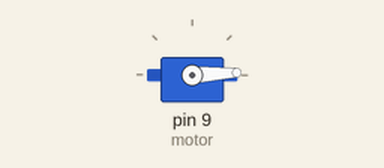
The sketch below on a simulated Arduino Uno, built with avr-gcc and run on an emulated ATmega328P. Shown: servo.

Above: at 0.05 s.
At 0.45 s:
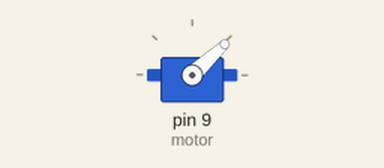
At 0.9 s:
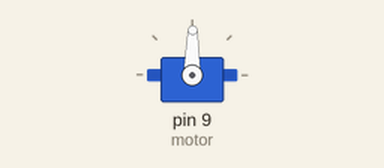
At 1.8 s:
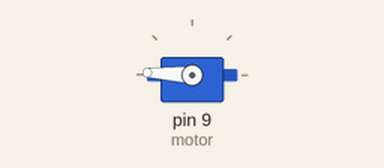
Timing chart, 0 to 4.2 s (numbered marks = the images above):
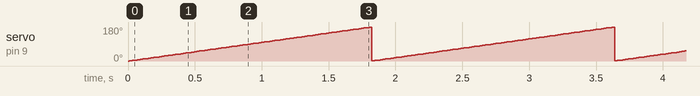

The sketch:

SERVO_MOTOR.ino
```cpp
#include<Servo.h>
Servo motor;
int p=0;
void setup() {
  // put your setup code here, to run once:
  motor.attach(9);
  motor.write(180);
}

void loop() {
  // put your main code here, to run repeatedly:
  for(p=0; p<180; p++){
    motor.write(p);
   delay(10);
  }
//
//  for(p=180; p<1; p++){
//    motor.write(p);
//    delay(10);
//  }
}
```

Measured:
- by itself, servo on pin 9 (motor): ramps from 1° to 179° and jumps back, once every 1.8 s
